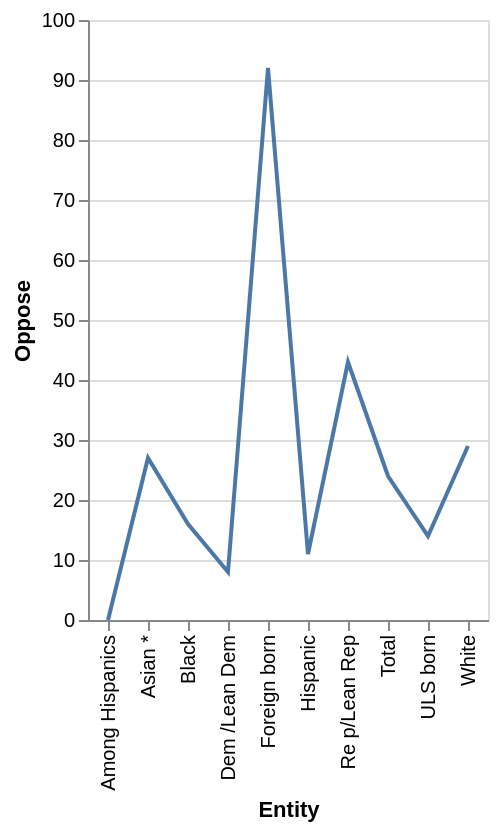

Write a Vega-Lite specification for this figure.
### Vega-Lite specification from a JSON file in a GitHub repository (floating-point values rounded to 4 significant figures)
{"$schema": "https://vega.github.io/schema/vega-lite/v5.json", "description": "Line chart auto-generated from CSV", "data": {"values": [{"Entity": "Foreign born", "Oppose": "92", "Favor": "0"}, {"Entity": "ULS born", "Oppose": "14", "Favor": "86"}, {"Entity": "Among Hispanics", "Oppose": "0", "Favor": "0"}, {"Entity": "Hispanic", "Oppose": "11", "Favor": "88"}, {"Entity": "Asian *", "Oppose": "27", "Favor": "72"}, {"Entity": "Black", "Oppose": "16", "Favor": "82"}, {"Entity": "White", "Oppose": "29", "Favor": "69"}, {"Entity": "Re p/Lean Rep", "Oppose": "43", "Favor": "54"}, {"Entity": "Dem /Lean Dem", "Oppose": "8", "Favor": "91"}, {"Entity": "Total", "Oppose": "24", "Favor": "74"}]}, "mark": "line", "encoding": {"x": {"field": "Entity", "type": "ordinal"}, "y": {"field": "Oppose", "type": "quantitative"}}}
